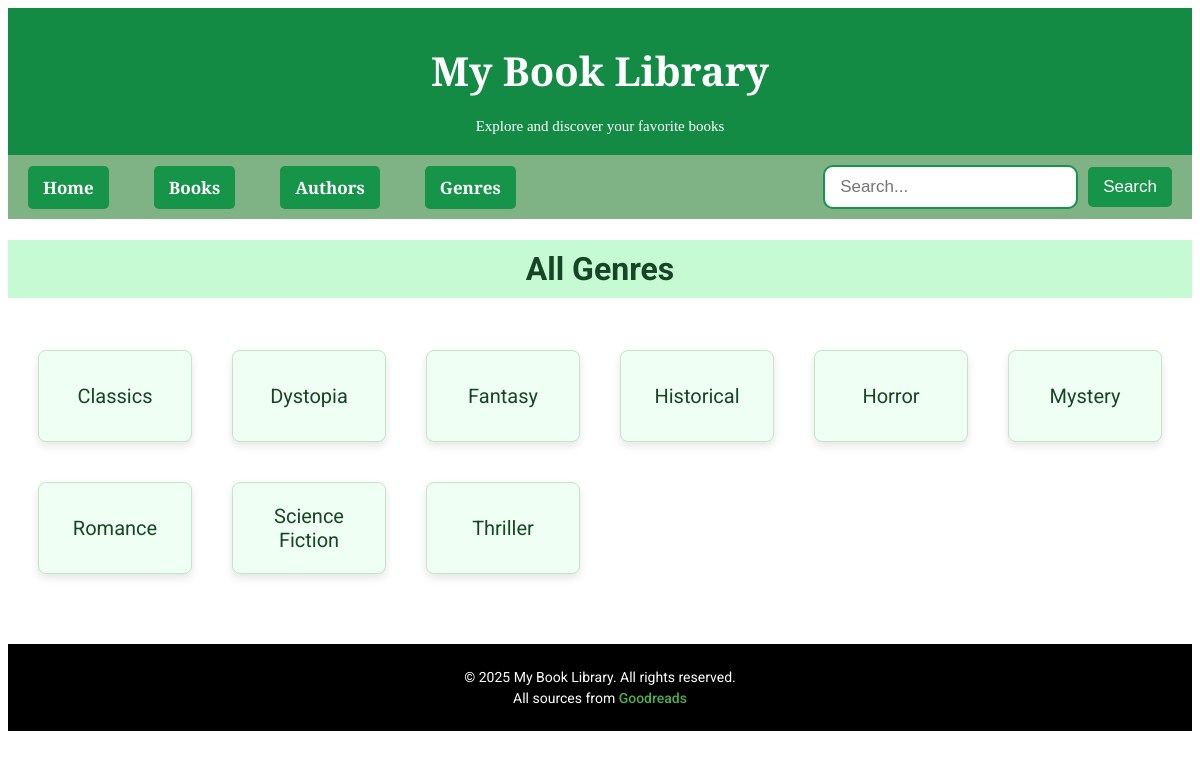
The app's page /genres with its own data.
### tables this page shows
CREATE TABLE genre (id INTEGER PRIMARY KEY AUTOINCREMENT, name TEXT, description TEXT);

### routes.py (the view)
@app.route('/genres')
def genres():
    conn = sqlite3.connect('books.db')
    cur = conn.cursor()
    cur.execute('SELECT id, name FROM genre ORDER BY name')
    genres = cur.fetchall()  # Fetch all results from query
    conn.close()
    return render_template("genres.html", title="Genres", genres=genres)

### templates/genres.html
{% extends "layout.html" %}
{% block content %}
<h1>All Genres</h1>
<div class="all-books">
    {% for genre in genres %}
    <div class="genre-card">
        <a href="{{ url_for('genre_by_id', id=genre[0]) }}">
        <p>{{ genre[1] }}</p>
        </a>
    </div>
{% endfor %}
</div>
{% endblock %}

### static/css/style.css (style rules this page uses)
h1 { color:#184525; font-family: 'roboto'; text-align: center;; padding: 10px; background-color: #C5FAD3; }
.all-books { display: grid; grid-template-columns: repeat(auto-fill, minmax(150px, 1fr)); gap: 20px; padding: 20px; }
.genre-card { background-color: #F0FFF4; border: 1px solid #C0E6C8; border-radius: 8px; text-align: center; box-shadow: 0 4px 8px rgba(0, 0, 0, 0.1); transition: transform 0.2s, box-shodow 0.2; padding: 10px; margin: 10px; font-size: 20px; height: 70px; display: flex; align-items: center; justify-content: center; }
.genre-card p { color:#184525; font-family: 'roboto', serif; }
.genre-card a { text-decoration: none; }

### records on screen
genre: name "Classics"
genre: name "Dystopia"
genre: name "Fantasy"
genre: name "Historical"
genre: name "Horror"
genre: name "Mystery"
genre: name "Romance"
genre: name "Science Fiction"
genre: name "Thriller"
